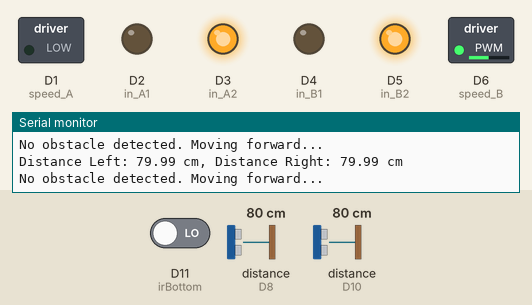
Recording of a sketch running on a simulated Arduino Due. On the bench: switched loads named in the sketch (green lamp = pin HIGH), output pins drawn as LEDs (lit = HIGH), the last lines printed to the serial monitor. Wiring (inferred from the names in the program): 2 × ultrasonic range finder: trigger D7, echo D8 / trigger D9, echo D10. Dashed ring = blinking. The inputs (shaded band) are chosen by the test bench; at power-on: distance to the obstacle (sensors on D8, D10) 80 cm, D11 (irBottom) LOW. The echo pulse lasts 58.3 µs per cm; pins used as bus, display or sensor lines are not drawn.

Above: at 1.2 s.
1.3 s: distance to the obstacle (sensor on D8) set to 27 cm
2.8 s: distance to the obstacle (sensor on D8) set to 22 cm
At 3.3 s:
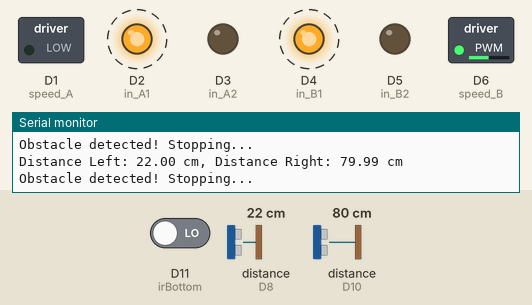
5.8 s: distance to the obstacle (sensor on D10) set to 299 cm
8.8 s: D11 (irBottom) driven HIGH
At 9.3 s:
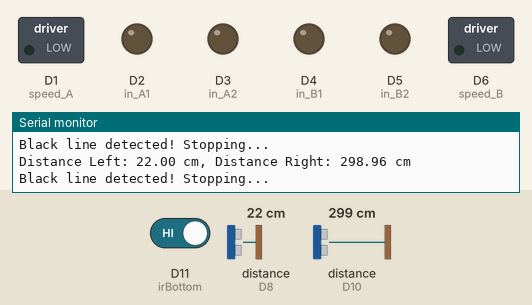
10.4 s: D11 (irBottom) driven LOW
At 10.7 s:
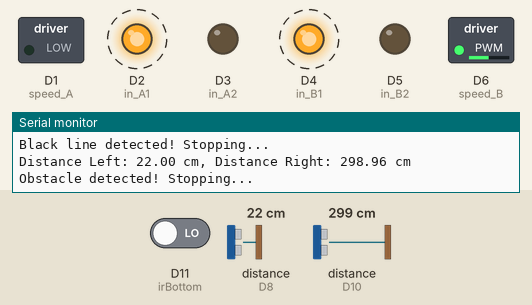
13.4 s: distance to the obstacle (sensor on D10) set to 2 cm
Timing chart, 0 to 17.4 s (numbered marks = the images above; inputs shaded):
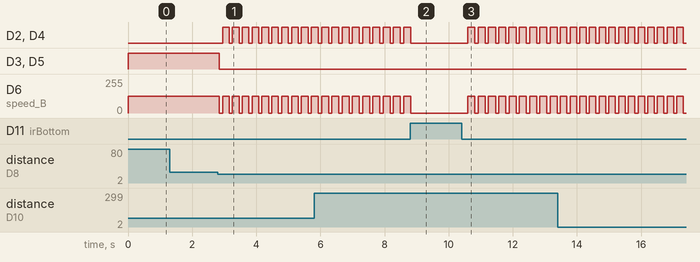

Measured:
- the behaviour switches between 25 and 24 cm on distance to the obstacle (sensor on D8) (found by bisection; images 0 and 1)
- after the input at 2.8 s, D2 (in_A1), D4 (in_B1): alternates HIGH for 0.21 s and LOW for 0.10 s, starting after 0.15 s; D3 (in_A2), D5 (in_B2): HIGH → LOW after 0.05 s; D6 (speed_B): alternates 125/255 for 0.21 s and 0/255 for 0.10 s, starting after 0.05 s
- after the input at 8.8 s, D2 (in_A1), D4 (in_B1): goes on until 8.8 s, then stays LOW; D6 (speed_B): goes on until 8.8 s, then stays 0/255
- after the input at 10.4 s, D2 (in_A1), D4 (in_B1): alternates HIGH for 0.22 s and LOW for 0.10 s, starting after 0.20 s; D6 (speed_B): alternates 125/255 for 0.22 s and 0/255 for 0.10 s, starting after 0.20 s

The sketch:

sketch_aug25a.ino
```cpp
// Motor and control pin definitions
int speed_A = 1; // enA
int in_A1 = 2;   // in1
int in_A2 = 3;   // in2
int in_B1 = 4;   // in3
int in_B2 = 5;   // in4
int speed_B = 6; // enB

// Ultrasonic sensor pins
const int trigLeft = 7;  // Trigger pin for left ultrasonic sensor
const int echoLeft = 8;  // Echo pin for left ultrasonic sensor
const int trigRight = 9; // Trigger pin for right ultrasonic sensor
const int echoRight = 10; // Echo pin for right ultrasonic sensor

// IR sensor pin
const int irBottom = 11;   // Bottom IR sensor pin

// Obstacle detection threshold (in cm)
const int distanceThreshold = 25;

void setup() {
  // Set motor pins as outputs
  pinMode(speed_A, OUTPUT);
  pinMode(in_A1, OUTPUT);
  pinMode(in_A2, OUTPUT);
  pinMode(speed_B, OUTPUT);
  pinMode(in_B1, OUTPUT);
  pinMode(in_B2, OUTPUT);

  // Initialize motor speed to low
  digitalWrite(speed_A, LOW);
  digitalWrite(speed_B, LOW);

  // Initialize serial communication
  Serial.begin(9600);

  // Set ultrasonic sensor pins
  pinMode(trigLeft, OUTPUT);
  pinMode(echoLeft, INPUT);
  pinMode(trigRight, OUTPUT);
  pinMode(echoRight, INPUT);

  // Set IR sensor pin as input
  pinMode(irBottom, INPUT);
}

void loop() {
  // Measure distances using ultrasonic sensors
  float distanceLeft = getDistance(trigLeft, echoLeft);
  float distanceRight = getDistance(trigRight, echoRight);

  Serial.print("Distance Left: ");
  Serial.print(distanceLeft);
  Serial.print(" cm, Distance Right: ");
  Serial.print(distanceRight);
  Serial.println(" cm");

  // Check for black line detection using bottom IR sensor
  if (detectBlackLine()) {
    Serial.println("Black line detected! Stopping...");
    stopMotors();
  } else {
    // Obstacle avoidance logic
    if (distanceLeft < distanceThreshold || distanceRight < distanceThreshold) {
      Serial.println("Obstacle detected! Stopping...");
      stopMotors(); // Stop motors if an obstacle is too close
      delay(100);  // Pause to avoid collision
      reverseMotors(); // Reverse the robot to move away from the obstacle
      delay(100);  // Move backward for a short time
    } else {
      Serial.println("No obstacle detected. Moving forward...");
      moveForward(); // Move forward if no obstacle is detected
    }
  }

  delay(100); // Short delay for stability
}

// Function to calculate distance using an ultrasonic sensor
float getDistance(int trigPin, int echoPin) {
  digitalWrite(trigPin, LOW);
  delayMicroseconds(2);
  digitalWrite(trigPin, HIGH);
  delayMicroseconds(10);
  digitalWrite(trigPin, LOW);

  long duration = pulseIn(echoPin, HIGH);
  float distance = (duration * 0.0343) / 2; // Convert to cm
  return distance;
}

// Function to detect black line using bottom IR sensor
bool detectBlackLine() {
  int irValue = digitalRead(irBottom);

  // Assuming the sensor reads HIGH for black and LOW for white/ground
  if (irValue == HIGH) {
    return true;  // Black line detected
  }
  return false;  // No black line detected
}

void stopMotors() {
  analogWrite(speed_A, 0);
  analogWrite(speed_B, 0);
  digitalWrite(in_A1, LOW);
  digitalWrite(in_A2, LOW);
  digitalWrite(in_B1, LOW);
  digitalWrite(in_B2, LOW);
}

void reverseMotors() {
  digitalWrite(in_A1, HIGH);
  digitalWrite(in_A2, LOW);
  digitalWrite(in_B1, HIGH);
  digitalWrite(in_B2, LOW);
  analogWrite(speed_A, 125);
  analogWrite(speed_B, 125);
}

void moveForward() {
  digitalWrite(in_A1, LOW);
  digitalWrite(in_A2, HIGH);
  digitalWrite(in_B1, LOW);
  digitalWrite(in_B2, HIGH);
  analogWrite(speed_A, 125);
  analogWrite(speed_B,125);
}
```
